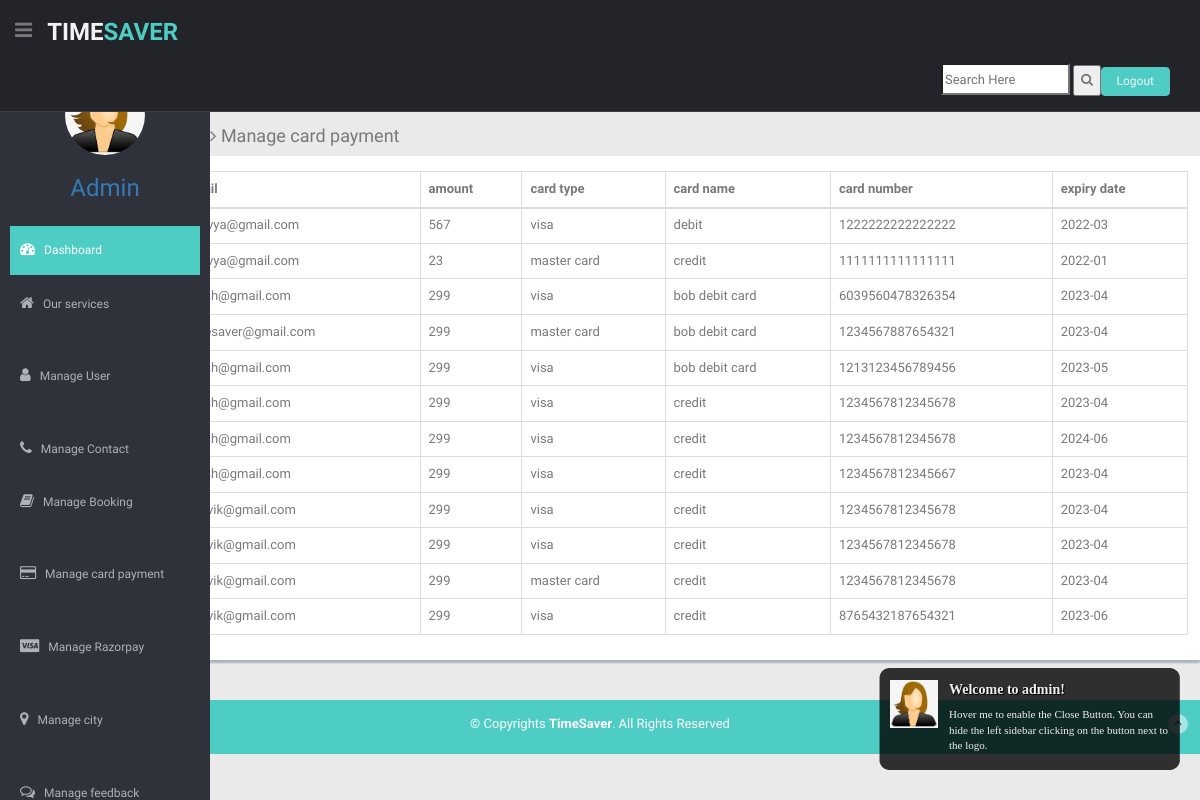
The app's page /admin/managecardpayment.php with its own data.
### tables this page shows
CREATE TABLE `tbl_pay` (
  `card_id` int(5) NOT NULL,
  `email` varchar(50) NOT NULL,
  `amount` int(6) NOT NULL,
  `card_type` varchar(15) NOT NULL,
  `name_card` varchar(30) NOT NULL,
  `card_no` bigint(16) NOT NULL,
  `expiry_date` varchar(10) NOT NULL
);

### admin/managecardpayment.php (the view)
<?php
include("header.php");
include("sidebar.php");
?>
        <section id="main-content">
      <section class="wrapper">
        <h3 style="margin-left:-209px"><i class="fa fa-angle-right"></i> TABLE</h3>
        <div class="row mb">
        <h4><i class="fa fa-angle-right"></i> Manage card payment</h4>
          <div class="content-panel" style="margin-left:-200px">
            <div class="adv-table">
              <table cellpadding="0" style="    width: 85%;
    margin-left: 14%;" cellspacing="0" border="0" class="display table table-bordered" id="hidden-table-info">
                <thead>
                  <tr>
                    <th class="hidden-phone">email</th>
                    <th class="hidden-phone">amount</th>
                    <th class="hidden-phone">card type</th>
                    <th class="hidden-phone">card name</th>
                    <th class="hidden-phone">card number</th>
                    <th class="hidden-phone">expiry date</th>
                  </tr>
                </thead>
                <tbody>
                  <tr class="gradeX">
                  <?php
                  include("config.php");
$sql="select * from tbl_pay ";
$result=mysqli_query($con,$sql);
while($row=mysqli_fetch_array($result))
{
    ?>
    <tr>
        <td><?php echo $row['email'];?></td>
        <td><?php echo $row['amount'];?></td>
        <td><?php echo $row['card_type'];?></td>
        <td><?php echo $row['name_card'];?></td>
        <td><?php echo $row['card_no'];?></td>
        <td><?php echo $row['expiry_date'];?></td>
</tr>
<?php
}
?>
                  </tr>
                </tbody>
              </table>
            </div>
          </div>
        </div>
      </section>
    </section>
<?php
include("footer.php");
?>

### admin/header.php (shortened to what this page needs)
<!DOCTYPE html>
<html lang="en">
<head>
  <link href="lib/bootstrap/css/bootstrap.min.css" rel="stylesheet">
  <link href="lib/font-awesome/css/font-awesome.css" rel="stylesheet" />
  <link rel="stylesheet" type="text/css" href="css/zabuto_calendar.css">
  <link rel="stylesheet" type="text/css" href="lib/gritter/css/jquery.gritter.css" />
  <link href="css/style.css" rel="stylesheet">
  <link href="css/style-responsive.css" rel="stylesheet">
</head>
<body>
  <section id="container">
    <header class="header black-bg">
      <div class="sidebar-toggle-box">
        <div class="fa fa-bars tooltips" data-placement="right" data-original-title="Toggle Navigation"></div>
      </div>
      <a href="index.html" class="logo"><b>Time<span>Saver</span></b></a>
<form method="GET" action="servicesearch.php">
      <div class="form-group">
               <input type="search" name="search"  placeholder="Search Here" required style="     margin-left: 926px;
    margin-top: 14px;
    height: 32px;
    width: 11%;">
     <button type="submit" class="search-btn" name="submit"><span class="fa fa-search"style="height: 20px;
    margin-top: 5px"></span></button>
</form>  </div>
      <div class="top-menu">
        <ul class="nav pull-right top-menu">
          <li><a class="logout" href="logout.php"onclick="return confirm('Are you sure to logout?');" style="margin-top:-44px">Logout</a></li>
        </ul>
      </div>
    </header>

### admin/sidebar.php (shortened to what this page needs)
<aside>
      <div id="sidebar" class="nav-collapse ">
        <ul class="sidebar-menu" id="nav-accordion">
          <p class="centered"><a href="index.php"><img src="img/user.jpg" class="img-circle" width="80"></a></p>
          <h3 class="centered"><a class="active" href="">Admin</a></h3>
          <li class="mt">
            <a class="active" href="index.php">
              <i class="fa fa-dashboard"></i>
              <span>Dashboard</span>
              </a>
          </li>
          <li class="sub-menu">
            <a href="javascript:;">
              <i class="fa fa-home"></i>
              <span>Our services</span>
              </a>
          </li>
 <li class="mt">
            <a  href="user.php">
              <i class="fa fa-user"></i>
              <span>Manage User</span>
              </a>
          </li>
          <li class="mt">
            <a  href="usercontact.php">
              <i class="fa fa-phone"></i>
              <span>Manage Contact</span>
              </a>
          </li>
          <li class="sub-menu">
              <a href="javascript:;">
              <i class="fa fa-book"></i>
                <span>Manage Booking</span>
                </a>
          </li>
           <li class="mt">
            <a  href="managecardpayment.php">
              <i class="fa fa-credit-card"></i>
              <span>Manage card payment</span>
              </a>
          </li>
           <li class="mt">
            <a  href="managerazorpay.php">
              <i class="fa fa-cc-visa"></i>
              <span>Manage Razorpay </span>
              </a>
          </li>
          <li class="mt">
            <a  href="city.php">
            <i class="fa fa-map-marker" aria-hidden="true"></i>
              <span>Manage city </span>
              </a>
          </li>
           <li class="mt">
            <a  href="feedback.php">
              <i class="fa fa-comments-o"></i>
              <span>Manage feedback</span>
              </a>
          </li>
      </div>
    </aside>

### admin/footer.php (shortened to what this page needs)
<footer class="site-footer">
      <div class="text-center">
        <p>
          &copy; Copyrights <strong>TimeSaver</strong>. All Rights Reserved
        </p>
        <a href="index.php" class="go-top">
          </a>
      </div>
    </footer>
  </section>
</body>
</html>

### admin/css/style.css (style rules this page uses)
body { color: #797979; background: #eaeaea; font-family: 'Ruda', sans-serif; padding: 0px !important; margin: 0px !important; font-size:13px; }
ul li { list-style: none; }
a, a:hover, a:focus { text-decoration: none; outline: none; }
#container { width: 100%; height: 100%; }
.centered { text-align: center; }
.mt { margin-top: 25px; }
.mb { margin-bottom: 25px; }
ul.top-menu > li > .logout { color: #f2f2f2; font-size: 12px; border-radius: 4px; -webkit-border-radius: 4px; border: 1px solid #64c3c2 !important; padding: 5px 15px; margin-right: 15px; background: #4ECDC4; margin-top: 15px; }
#sidebar { width: 210px; height: 100%; position: fixed; background: #2f323a; }
#sidebar ul li { position: relative; }
ul.sidebar-menu , ul.sidebar-menu li ul.sub { margin: -2px 0 0; padding: 0; }
ul.sidebar-menu { margin-top: 75px; }
ul.sidebar-menu li { margin-bottom: 5px; margin-left:10px; margin-right:10px; }
ul.sidebar-menu li.sub-menu { line-height: 15px; }
ul.sidebar-menu li a span { display: inline-block; }
ul.sidebar-menu li a { color: #aeb2b7; text-decoration: none; display: block; padding: 15px 0 15px 10px; font-size: 12px; outline: none; -webkit-transition: all 0.3s ease; -moz-transition: all 0.3s ease; -o-transition: all 0.3s ease; -ms-transition: all 0.3s ease; transition: all 0.3s ease; }
ul.sidebar-menu li a.active, ul.sidebar-menu li a:hover, ul.sidebar-menu li a:focus { background: #4ECDC4; color: #fff; display: block; -webkit-transition: all 0.3s ease; -moz-transition: all 0.3s ease; -o-transition: all 0.3s ease; -ms-transition: all 0.3s ease; transition: all 0.3s ease; }
ul.sidebar-menu li a i { font-size: 15px; padding-right: 6px; }
ul.sidebar-menu li a.active i { color: #fff; }
#main-content { margin-left: 210px; }
.header, .footer { min-height: 60px; padding: 0 15px; }
.header { position: fixed; left: 0; right: 0; z-index: 1002; }
.black-bg { background: #22242a; border-bottom: 1px solid #393d46; }
.wrapper { display: inline-block; margin-top: 60px; padding-left: 15px; padding-right: 15px; padding-bottom: 15px; padding-top: 0px; width: 100%; }
a.logo { font-size: 24px; color: #f2f2f2; float: left; margin-top: 15px; text-transform: uppercase; }
a.logo b { font-weight: 900; }
a.logo span { color: #4ECDC4; }
#top_menu .nav > li, ul.top-menu > li { float: left; }
ul.top-menu > li > a { color: #666666; font-size: 16px; border-radius: 4px; -webkit-border-radius: 4px; border:1px solid #666666 !important; padding: 2px 6px; margin-right: 15px; }
.sidebar-toggle-box { float: left; padding-right: 15px; margin-top: 20px; }
.sidebar-toggle-box .fa-bars { cursor: pointer; display: inline-block; font-size: 20px; }
.content-panel { background: #ffffff; box-shadow: 0px 3px 2px #aab2bd; padding-top: 15px; padding-bottom: 5px; }
.site-footer { background: #4ECDC4; color: #fff; padding: 15px 0; }
.site-footer p { margin-bottom: 5px; }
.go-top { margin-right: 1%; margin-top: -25px; float: right; background: rgba(255,255,255,.5); width: 20px; height: 20px; border-radius: 50%; -webkit-border-radius: 50%; }

### records on screen
tbl_pay: email "bhavya@gmail.com", amount "567", card_type "visa", name_card "debit", card_no "1222222222222222", expiry_date "2022-03"
tbl_pay: email "bhavya@gmail.com", amount "23", card_type "master card", name_card "credit", card_no "1111111111111111", expiry_date "2022-01"
tbl_pay: email "harsh@gmail.com", amount "299", card_type "visa", name_card "bob debit card", card_no "6039560478326354", expiry_date "2023-04"
tbl_pay: email "timesaver@gmail.com", amount "299", card_type "master card", name_card "bob debit card", card_no "1234567887654321", expiry_date "2023-04"
tbl_pay: email "harsh@gmail.com", amount "299", card_type "visa", name_card "bob debit card", card_no "1213123456789456", expiry_date "2023-05"
tbl_pay: email "harsh@gmail.com", amount "299", card_type "visa", name_card "credit", card_no "1234567812345678", expiry_date "2023-04"
tbl_pay: email "harsh@gmail.com", amount "299", card_type "visa", name_card "credit", card_no "1234567812345678", expiry_date "2024-06"
tbl_pay: email "harsh@gmail.com", amount "299", card_type "visa", name_card "credit", card_no "1234567812345667", expiry_date "2023-04"
tbl_pay: email "bhavik@gmail.com", amount "299", card_type "visa", name_card "credit", card_no "1234567812345678", expiry_date "2023-04"
tbl_pay: email "bhavik@gmail.com", amount "299", card_type "visa", name_card "credit", card_no "1234567812345678", expiry_date "2023-04"
tbl_pay: email "bhavik@gmail.com", amount "299", card_type "master card", name_card "credit", card_no "1234567812345678", expiry_date "2023-04"
tbl_pay: email "bhavik@gmail.com", amount "299", card_type "visa", name_card "credit", card_no "8765432187654321", expiry_date "2023-06"
